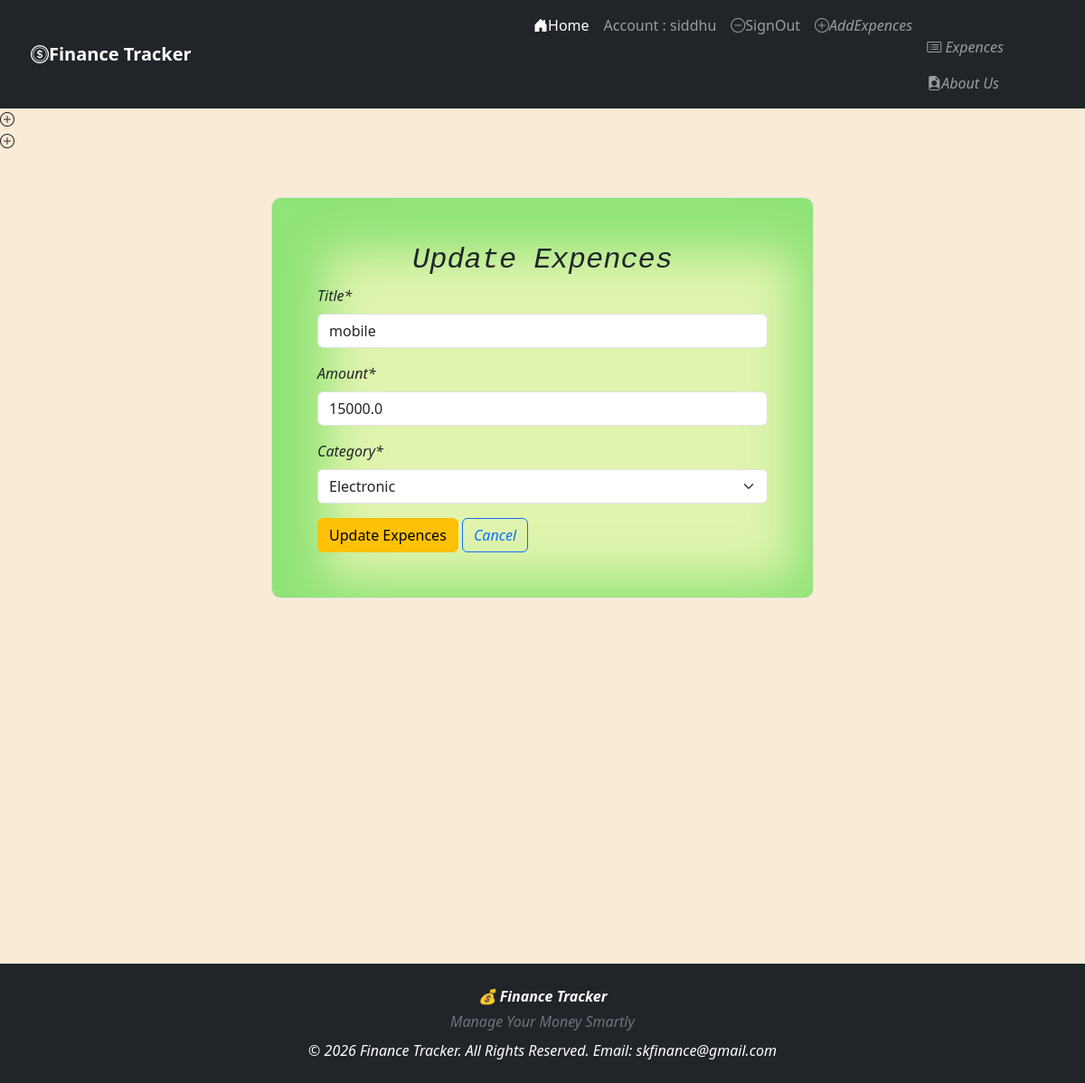
The page /expences/updateexpences/5/ (signed in) on the database as committed earlier.
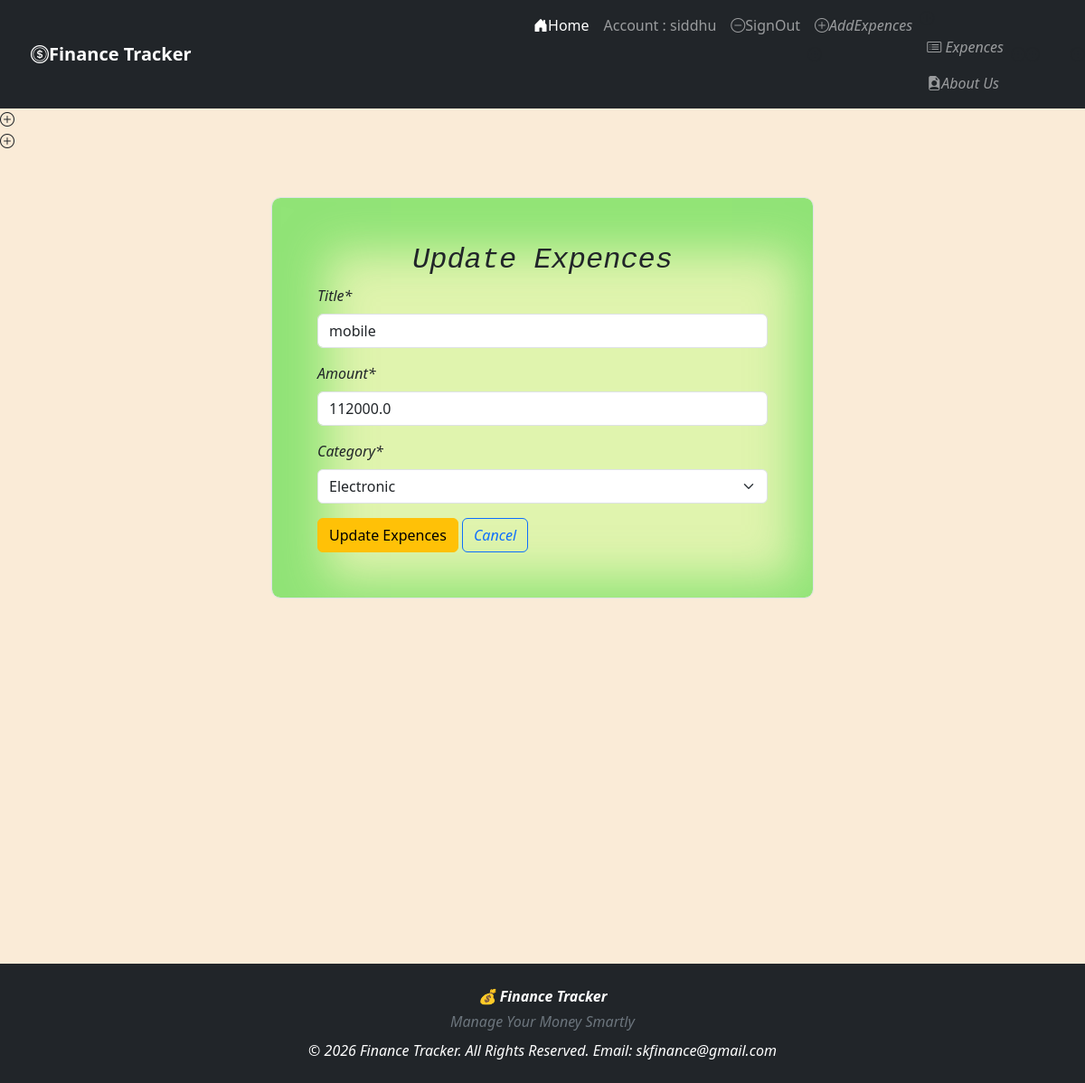
The same page on the database as committed later.
### expences/models.py (models this page shows)
class Expences(models.Model):
    CATEGORY_CHOICES = (
        ('food', 'Food'),
        ('electronic', 'Electronic'),
        ('bill', 'Bill'),
        ('medical', 'Medical'),
        ('entertainment', 'Entertainment'),
        ('other', 'Other'),
    )
    user = models.ForeignKey(User, on_delete=models.CASCADE)
    title = models.CharField(max_length=200)
    amount = models.FloatField()
    category = models.CharField(
        max_length=20,
        choices=CATEGORY_CHOICES
    )
    date = models.DateTimeField(auto_now_add=True)

### expences/views.py (the view)
# urls.py: path("updateexpences/<int:id>/" , updateExpences, name="updateExpences"),
@login_required(login_url='signin')
def updateExpences(request,id):
    expences=Expences.objects.get(id=id)
    form=ExpencesForm(instance=expences)
    if request.method == 'POST':
        form=ExpencesForm(request.POST,instance=expences)
        if form.is_valid():
            form.save()
            return redirect('listexpences')
    context = {'form':form}
    return render(request,'expences/update_expences.html',context)

### expences/forms.py
class ExpencesForm(forms.ModelForm):
    class Meta :
        model = Expences
        fields = ('title','amount','category')

### templates/expences/update_expences.html (shortened to what this page needs)
{% extends 'base.html' %}
{% load crispy_forms_tags %}
{% block content %}
<div class=" p m border" >
    <h2 class="font-monospace text-center">Update Expences</h2>
<form method="post">
    {{form|crispy}}
    <button type="submit" class="btn btn-warning">Update Expences</button>
       <a href="{% url 'listexpences'%}" class="btn btn-outline-primary">
            Cancel
        </a>
</form>
</div>
{% endblock content %}

Rows that differ between the two databases and show on the page:
changed Expences "mobile": amount "15000.0" → "112000.0"
